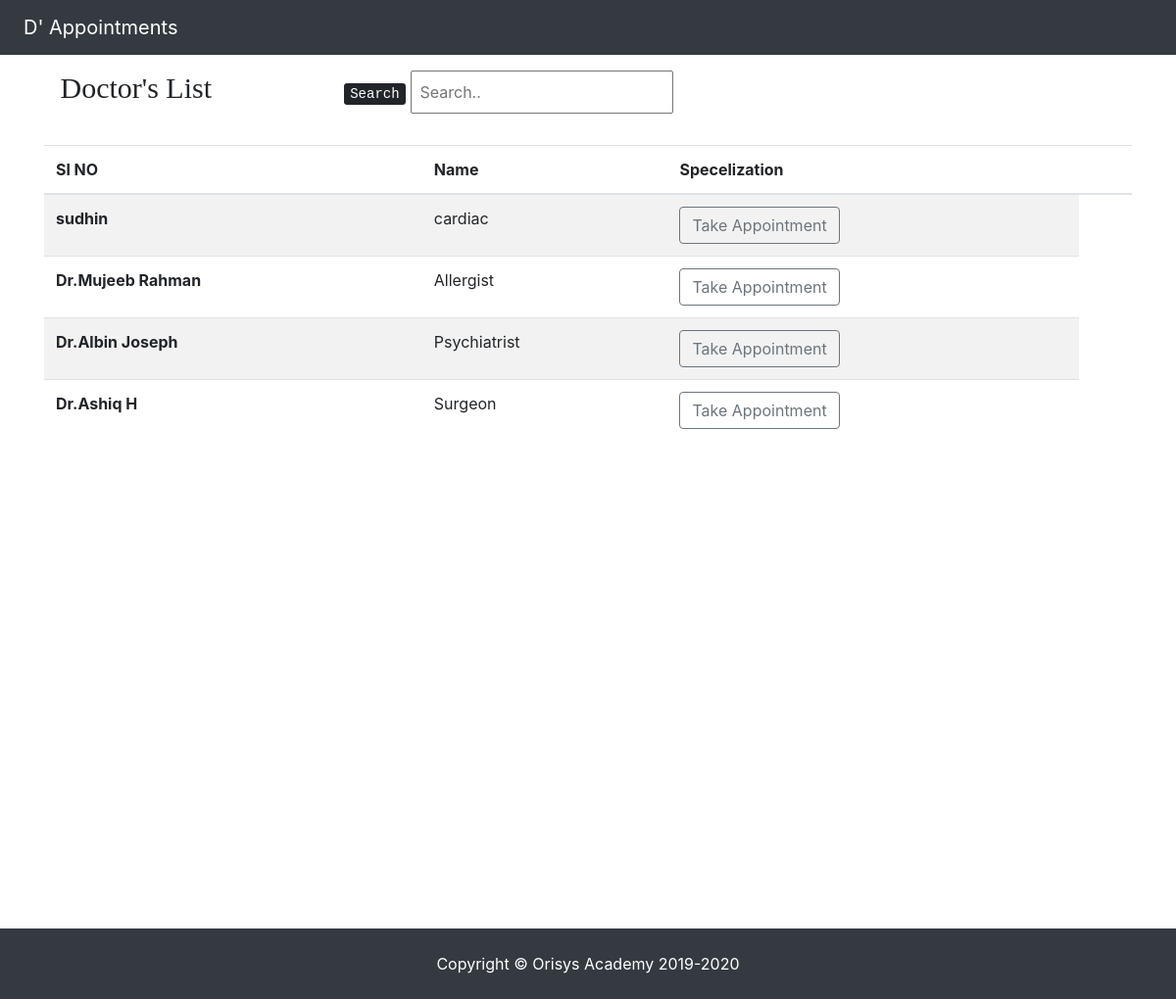
/doctors_list.php, run on the app's committed database.
### tables this page shows
CREATE TABLE `doctors` (
  `did` int(11) NOT NULL,
  `d_regid` varchar(50) NOT NULL,
  `dname` varchar(50) NOT NULL,
  `daddress` varchar(500) NOT NULL,
  `dgender` varchar(10) NOT NULL,
  `dspecs` varchar(50) NOT NULL,
  `ddob` date NOT NULL,
  `demail` varchar(50) NOT NULL,
  `dmobile` bigint(20) NOT NULL,
  `dpassword` varchar(50) NOT NULL,
  `dstatus` varchar(10) NOT NULL DEFAULT 'pending'
);

### doctors_list.php (the view, shortened to what this page needs)
<!DOCTYPE html>
<html lang="en">
<head>
    <link href="css/bootstrap.min.css" rel="stylesheet">
    <link href="css/style.css" rel="stylesheet">
</head>
<body>
    <section class="navbar-nav navbar-dark bg-dark">
        <div class="container-fluid p-2">
            <div class="row">
                <div class="col-10">
                    <a class="navbar-brand ml-3" href="index.php">D' Appointments</a>
                </div>
            </div>
        </div>
    </section>
    <div class="row">
        <div class="col-md-3 p-3 text-center bor t-center">
            <h2 class="fontcol">Doctor's List</h2>
        </div>
        <div class="col-md-4 p-3 bor text-right ">
            <p class=""><kbd>Search</kbd>
                <input class="p-2" id="myInput" type="text" placeholder="Search.."></p>
        </div>
    </div>
    <div class="container vh-100">
        <table class="container table table-striped">
            <thead>
                <tr>
                    <th>Sl NO</th>
                    <th>Name</th>
                    <th>Specelization</th>
                    <th></th>
                </tr>
            </thead>
            <tbody>
                <?php
					  require_once  'php_connection.php';
					  $sql = "select * from doctors where dstatus = 'approved'";
					  $result = mysqli_query($conn,$sql);
					  while($row = mysqli_fetch_assoc($result))
					  {
						  ?>
                <tr>
                    <th scope="row"><?php echo $row['dname']; ?></th>
                    <td><?php echo $row['dspecs']; ?></td>
                    <td><a href="login.php" class="btn btn-outline-secondary  btn-arrow-right" role="button">Take
                            Appointment</a></td>
                </tr>
                <?php
					  }
					  ?>
            </tbody>
        </table>
    </div>
    <section class="navbar-nav navbar-dark bg-dark">
        <footer class="copyright text-center bg-gradient-primary py-2 text-light pt-100">
            <div class="footer-copyright text-center py-3 text-white">Copyright &copy; Orisys Academy 2019-2020
            </div>
        </footer>
    </section>
</body>
</html>

### css/style.css (style rules this page uses)
.fontcol { font-family: fantasy; font-size: 30px; }

### data on the page
doctors: dname "sudhin", dspecs "cardiac"
doctors: dname "Dr.Mujeeb Rahman", dspecs "Allergist"
doctors: dname "Dr.Albin Joseph", dspecs "Psychiatrist"
doctors: dname "Dr.Ashiq H", dspecs "Surgeon"
